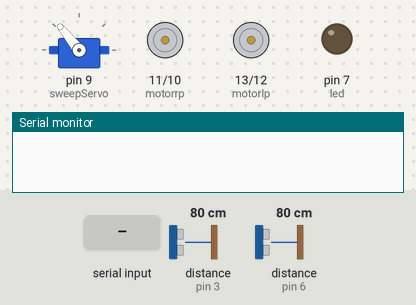
The sketch below on a simulated Arduino Uno, built with avr-gcc and run on an emulated ATmega328P. On the bench: servo, motor-driver pin pairs drawn as motors (green arrow = first pin HIGH = forward, orange = second pin HIGH = backward, longer = more drive), output pins drawn as LEDs (lit = HIGH), the last lines printed to the serial monitor. Inputs (shaded band) come from the test bench; at power-on: distance to the obstacle (sensors on pin 3, pin 6) 80 cm. The echo pulse lasts 58.3 µs per cm; random numbers use the default seed unless the sketch sets one; pins used as bus, display or sensor lines are not drawn.

Above: at 1.2 s.
1.3 s: byte 114 (114) received over Serial
At 2.5 s:
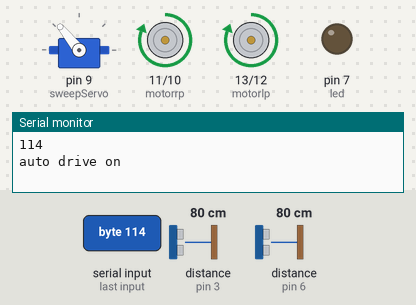
2.8 s: byte 120 (120) received over Serial
At 5.2 s:
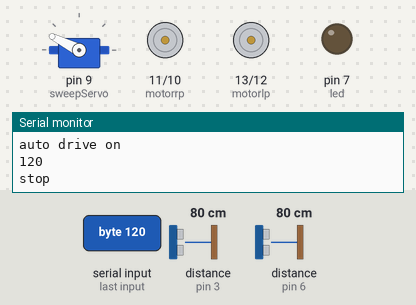
5.8 s: "w" received over Serial
At 6.4 s:
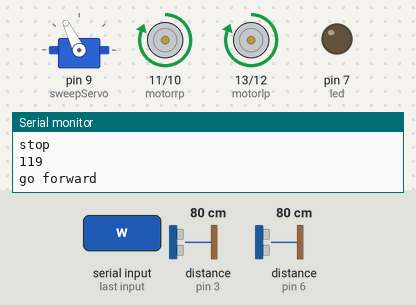
8.8 s: byte 102 (102) received over Serial
At 9.3 s:
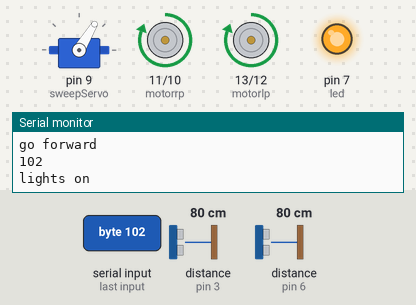
11.8 s: "d" received over Serial
At 14.1 s:
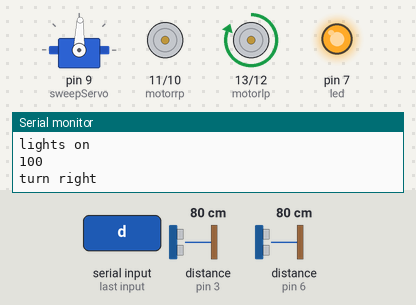
14.8 s: byte 103 (103) received over Serial
At 17.6 s:
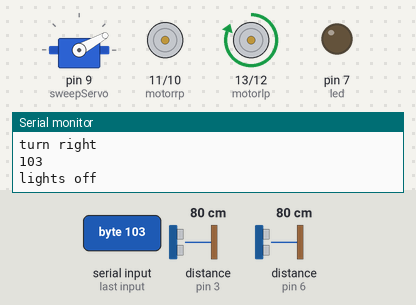
Timing chart, 0 to 21.6 s (numbered marks = the images above; inputs shaded):
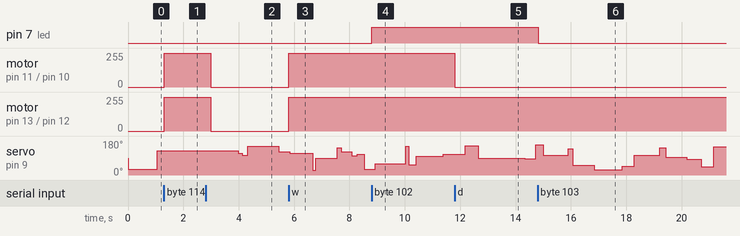

Measured:
- after the input at 1.3 s, motor on pin 11 (motorrp) / pin 10 (motorrn), motor on pin 13 (motorlp) / pin 12 (motorln): stopped → forward 255/255 at once
- after the input at 2.8 s, motor on pin 11 (motorrp) / pin 10 (motorrn), motor on pin 13 (motorlp) / pin 12 (motorln): forward 255/255 → stopped after 0.19 s; servo on pin 9 (sweepServo): 129° → 115° after 1.2 s, → 105° 0.15 s later, → 153° 0.19 s later, → 122° 1.1 s later
- after the input at 5.8 s, motor on pin 11 (motorrp) / pin 10 (motorrn), motor on pin 13 (motorlp) / pin 12 (motorln): stopped → forward 255/255 at once
- after the input at 8.8 s, pin 7 (led): LOW → HIGH at once
- after the input at 11.8 s, motor on pin 11 (motorrp) / pin 10 (motorrn): forward 255/255 → stopped at once
- after the input at 14.8 s, pin 7 (led): HIGH → LOW at once

The sketch:

lunar-rover-completev0.2.ino
```cpp
// The current Servo library is required for this program
#include <Servo.h>

// Establish pins and variables
const int motorrp = 11;
const int motorrn = 10;
const int motorlp = 13;
const int motorln = 12;
const int led = 7;
const int trigPin2 = 8;
const int echoPin2 = 3;
const int trigPin = 5;
const int echoPin = 6;
const int irr = 2;
const int irl = 4;
const int lightDetect = A0;
int lightLevel;
long duration;
int distance;
int distance2;
int obstacleRight;
int obstacleLeft;
int autoDrive = 0;
int autoLights;
int btIn;
int ran;

Servo sweepServo;

void setup() {
    // Begin serial communication with the bluetooth module
    Serial.begin(9600);
    // Set pin modes and attach servo
    pinMode(motorrp, OUTPUT);
    pinMode(motorrn, OUTPUT);
    pinMode(motorlp, OUTPUT);
    pinMode(motorln, OUTPUT);
    pinMode(led, OUTPUT);
    pinMode(trigPin2, OUTPUT);
    pinMode(echoPin2, INPUT);
    pinMode(irr, INPUT);
    pinMode(irl, INPUT);
    pinMode(trigPin, OUTPUT);
    pinMode(echoPin, INPUT);
    sweepServo.attach(9);
    sweepServo.write(90);
}

// Establish functions for the rover's movement
void goForward() {
    digitalWrite(motorrp, HIGH);
    digitalWrite(motorrn, LOW);
    digitalWrite(motorlp, HIGH);
    digitalWrite(motorln, LOW);
}

void goBackward() {
    digitalWrite(motorrp, LOW);
    digitalWrite(motorrn, HIGH);
    digitalWrite(motorlp, LOW);
    digitalWrite(motorln, HIGH);
}

void turnRight() {
    digitalWrite(motorrp, LOW);
    digitalWrite(motorrn, LOW);
    digitalWrite(motorlp, HIGH);
    digitalWrite(motorln, LOW);
}

void turnRightBackwards() {
    digitalWrite(motorrp, LOW);
    digitalWrite(motorrn, LOW);
    digitalWrite(motorlp, LOW);
    digitalWrite(motorln, HIGH);
}

void turnLeft() {
    digitalWrite(motorrp, HIGH);
    digitalWrite(motorrn, LOW);
    digitalWrite(motorlp, LOW);
    digitalWrite(motorln, LOW);
}

void turnLeftBackwards() {
    digitalWrite(motorrp, LOW);
    digitalWrite(motorrn, HIGH);
    digitalWrite(motorlp, LOW);
    digitalWrite(motorln, LOW);
}

void stop() {
    digitalWrite(motorrp, LOW);
    digitalWrite(motorrn, LOW);
    digitalWrite(motorlp, LOW);
    digitalWrite(motorln, LOW);
}

void servoMotion() {
    sweepServo.write(random(20, 160));
    delay(random(50, 100));
}

void loop() {
    // Check if a bluetooth message has been received
    if (Serial.available() > 0) {
        btIn = Serial.read();
        Serial.println(btIn);
        // Decide what to do with the command
        switch (btIn) {
            case 119:
            Serial.println("go forward");
            goForward();
            break;
            case 100:
            Serial.println("turn right");
            turnRight();
            break;
            case 97:
            Serial.println("turn left");
            turnLeft();
            break;
            case 115:
            Serial.println("go backwards");
            goBackward();
            break;
            case 99:
            Serial.println("turn right backwards");
            turnRightBackwards();
            break;
            case 122:
            Serial.println("turn left backwards");
            turnLeftBackwards();
            break;
            case 120:
            Serial.println("stop");
            autoDrive = 0;
            stop();
            break;
            case 114:
            Serial.println("auto drive on");
            autoDrive = 1;
            break;
            case 101:
            Serial.println("auto drive off");
            autoDrive = 0;
            break;
            case 102:
            Serial.println("lights on");
            autoLights = 0;
            digitalWrite(led, HIGH);
            break;
            case 103:
            Serial.println("lights off");
            autoLights = 0;
            digitalWrite(led, LOW);
            break;
            case 104:
            Serial.println("auto lights active");
            autoLights = 1;
            break;
       }
    }
    // Check if auto drive is enabled
    if (autoDrive == 1) {
        // Run ulrasonic sensors to check if there is anything in front of the rover
        digitalWrite(trigPin, LOW);
        delayMicroseconds(2);
        digitalWrite(trigPin, HIGH);
        delayMicroseconds(10);
        digitalWrite(trigPin, LOW);
        duration = pulseIn(echoPin, HIGH);
        distance = duration * 0.034 / 2;
        digitalWrite(trigPin2, LOW);
        delayMicroseconds(2);
        digitalWrite(trigPin2, HIGH);
        delayMicroseconds(10);
        digitalWrite(trigPin2, LOW);
        duration = pulseIn(echoPin2, HIGH);
        distance2 = duration * 0.034 / 2;
        // If there is something in front of the rover, check if there is anything on each side and decide which way to turn to back out
        if (distance <= 30 || distance2 <= 30) {
            stop();
            obstacleRight = (digitalRead(irr));
            if (obstacleRight == HIGH) {
                obstacleLeft = (digitalRead(irl));
                if (obstacleLeft == HIGH) {
                    stop();
                }
                turnLeftBackwards();
            }
            else {
                turnRightBackwards();
            }
        }
        else {
            goForward();
        }
        delay(200);
    }
    // Check if auto lights are enabled
    if (autoLights == 1) {
        // Check the light levels and decide whether or not to turn on lights
        lightLevel = map(analogRead(lightDetect), 0, 1023, 1, 100);
        if (lightLevel << 51) {
            digitalWrite(led, HIGH);
        }
        else {
            digitalWrite(led, LOW);
        }
    }
    // Generate a random number to decide if the servo will move
    ran = random(1, 5000);
    if (ran == 3) {
        servoMotion();
    }
}
```
